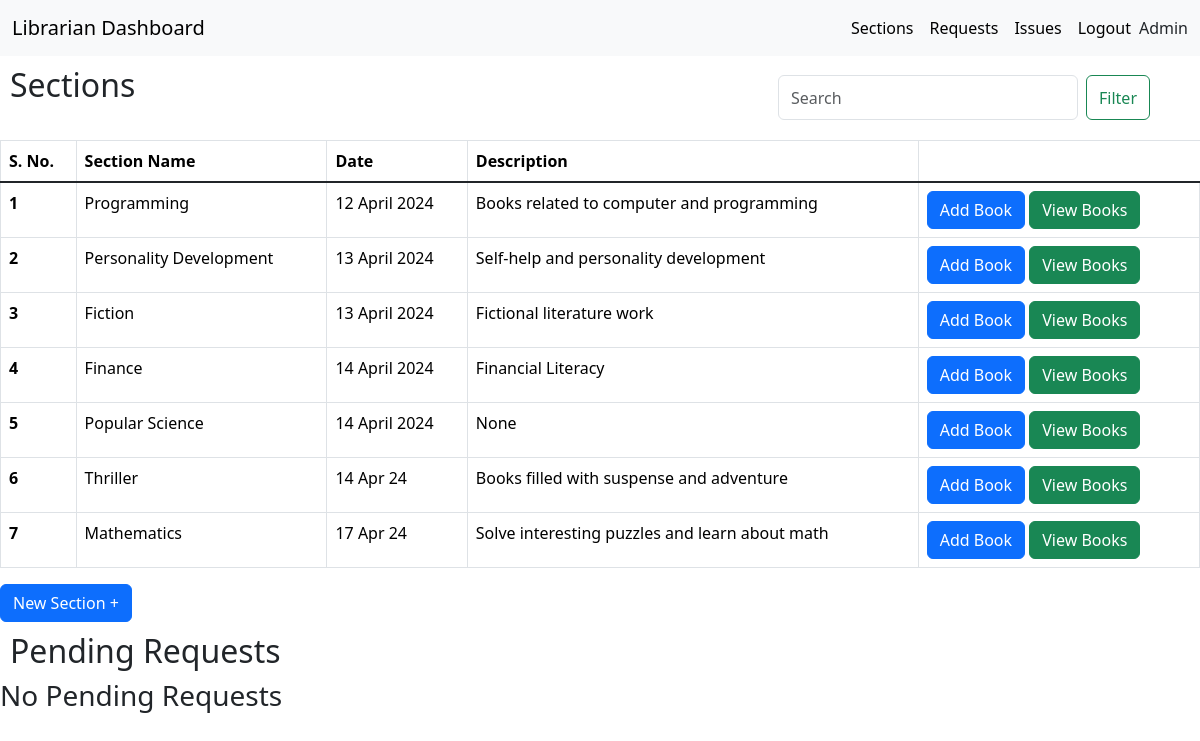
The page /admin on the database its author committed.
### application/models.py (models this page shows)
class Section(db.Model):
  __tablename__ = "section"
  s_id = db.Column(db.Integer(), primary_key=True)
  s_name = db.Column(db.String(), nullable=False, unique=True)
  s_date = db.Column(db.String(), nullable=False)
  description = db.Column(db.String())

### application/controllers.py (the view)
@app.route('/admin', methods=['GET', 'POST'])
def viewsection():
  sections = Section.query.all()
  requests = Issues.query.filter_by(lib_status="pending").all()
  return render_template('admin_dash.html', sections=sections, requests=requests)

### templates/admin_dash.html (shortened to what this page needs)
<!DOCTYPE html>
<html lang="en">
<head>
  <link rel="stylesheet" href="/static/style.css">
  <link href="https://cdn.jsdelivr.net/npm/bootstrap@5.3.3/dist/css/bootstrap.min.css" rel="stylesheet">
</head>
<body>
  <div id="main">
    <div id="nav-bar">
      <nav class="navbar navbar-expand-lg bg-body-tertiary">
        <div class="container-fluid">
          <a class="navbar-brand" href="#">Librarian Dashboard</a>
          <div class="collapse navbar-collapse" id="navbarSupportedContent">
            <ul class="navbar-nav ms-auto mb-2 mb-lg-0">
              <li class="nav-item">
                <a class="nav-link active" aria-current="page" href="#sections">Sections</a>
              </li>
              <li class="nav-item">
                <a class="nav-link active" aria-current="page" href="#requests">Requests</a>
              </li>
              <li class="nav-item">
                <a class="nav-link active" aria-current="page" href="/admin/allissues">Issues</a>
              </li>
              <li class="nav-item">
                <a class="nav-link active" aria-current="page" href="/userlogin">Logout</a>
              </li>
              <li class="nav-item d-flex align-items-center">
                Admin
              </li>
            </ul>
          </div>
        </div>
      </nav>
    </div>
    <div id="search">
    <form class="d-flex" role="search">
      <input class="form-control me-2" type="search" placeholder="Search" aria-label="Search">
      <button class="btn btn-outline-success" type="submit">Filter</button>
    </form>
  </div>
  <h2 class="headings" id="sections">Sections</h2>
  <table class="table table-bordered table-hover">
    <thead class="thead-dark">
      <tr>
        <th scope="row">S. No.</th>
        <th scope="col">Section Name</th>
        <th scope="col">Date</th>
        <th scope="col">Description</th>
      </tr>
    </thead>
    <tbody class="table-group-divider">
      {% for section in sections %}
      <tr>
        <th scope="row">{{loop.index}}</th>
        <td>{{section.s_name}}</td>
        <td>{{section.s_date}}</td>
        <td>{{section.description}}</td>
        <td>
          <a href="/addbook/{{ section.s_name }}"><button type="submit" class="btn btn-primary">Add Book</button></a>
          <form action="/admin//books/{{ section.s_name }}", method="post" style="display: inline-block;">
            <button type="submit" class="btn btn-success">View Books</button>
          </form>
        </td>
      </tr>
      {% endfor %}
    </tbody>
  </table>
  <a href="/addsection"><button type="button" class="btn btn-primary">New Section +</button></a>
  <h2 class="headings" id="requests">Pending Requests</h2>
  {% if requests|length == 0 %}
  <h3>No Pending Requests</h3>
{% endif %}
  </div>
</body>
</html>

### static/style.css (style rules this page uses)
* { margin: 0px; }
#search { position: absolute; top: 75px; right: 50px; }
#search .form-control { width: 300px; height: 45px; }
.table { margin-top: 3%; }
.headings { padding-left: 10px; padding-top: 10px; }

### rows shown on the page
Section: s_name "Programming", s_date "12 April 2024", description "Books related to computer and programming"
Section: s_name "Personality Development", s_date "13 April 2024", description "Self-help and personality development"
Section: s_name "Fiction", s_date "13 April 2024", description "Fictional literature work"
Section: s_name "Finance", s_date "14 April 2024", description "Financial Literacy"
Section: s_name "Popular Science", s_date "14 April 2024", description "None"
Section: s_name "Thriller", s_date "14 Apr 24", description "Books filled with suspense and adventure"
Section: s_name "Mathematics", s_date "17 Apr 24", description "Solve interesting puzzles and learn about math"
